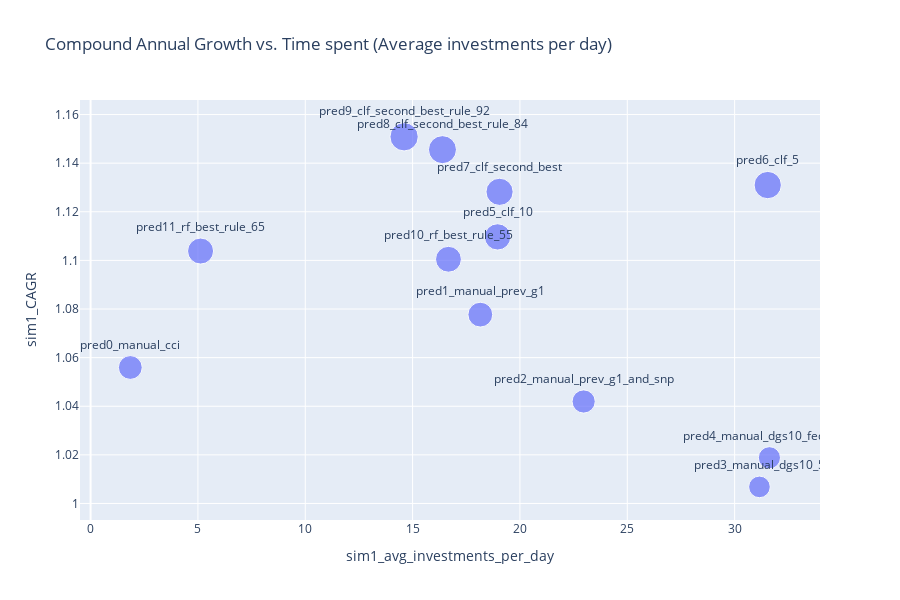

The notebook cell this image was saved under:
### Code cell
# Create the scatter plot
fig = px.scatter(
    df_sim1_results.dropna(),
    x='sim1_avg_investments_per_day',
    y='sim1_CAGR',
    size='sim1_growth_capital_4y',  # Use the 'size' parameter for sim1_CAGR
    text='prediction',
    title='Compound Annual Growth vs. Time spent (Average investments per day)',
    labels={'sim1_capital': 'Initial Capital Requirement', 'growth_capital_4y': '4-Year Capital Growth'},
    height=600  # <- Increase height here

)

# Update the layout to improve readability of the annotations
fig.update_traces(textposition='top center')

# Show the plot
fig.show()

### Figure 1 — Plotly figure (JSON) as saved in the notebook; plotly's stock layout.template omitted (floating-point values rounded to 4 significant figures)
{"data": [{"hovertemplate": "sim1_avg_investments_per_day=%{x}<br>sim1_CAGR=%{y}<br>sim1_growth_capital_4y=%{marker.size}<br>prediction=%{text}<extra></extra>", "legendgroup": "", "marker": {"color": "#636efa", "size": [1.243, 1.349, 1.179, 1.028, 1.077, 1.516, 1.636, 1.62, 1.722, 1.754, 1.467, 1.485], "sizemode": "area", "sizeref": 0.004385, "symbol": "circle"}, "mode": "markers+text", "name": "", "orientation": "v", "showlegend": false, "text": ["pred0_manual_cci", "pred1_manual_prev_g1", "pred2_manual_prev_g1_and_snp", "pred3_manual_dgs10_5", "pred4_manual_dgs10_fedfunds", "pred5_clf_10", "pred6_clf_5", "pred7_clf_second_best", "pred8_clf_second_best_rule_84", "pred9_clf_second_best_rule_92", "pred10_rf_best_rule_55", "pred11_rf_best_rule_65"], "textposition": "top center", "type": "scatter", "x": [1.851, 18.15, 22.97, 31.16, 31.62, 18.96, 31.54, 19.05, 16.39, 14.6, 16.67, 5.123], "xaxis": "x", "y": [1.056, 1.078, 1.042, 1.007, 1.019, 1.11, 1.131, 1.128, 1.146, 1.151, 1.1, 1.104], "yaxis": "y"}], "layout": {"height": 600, "legend": {"itemsizing": "constant", "tracegroupgap": 0}, "title": {"text": "Compound Annual Growth vs. Time spent (Average investments per day)"}, "xaxis": {"anchor": "y", "domain": [0, 1], "title": {"text": "sim1_avg_investments_per_day"}}, "yaxis": {"anchor": "x", "domain": [0, 1], "title": {"text": "sim1_CAGR"}}}}
